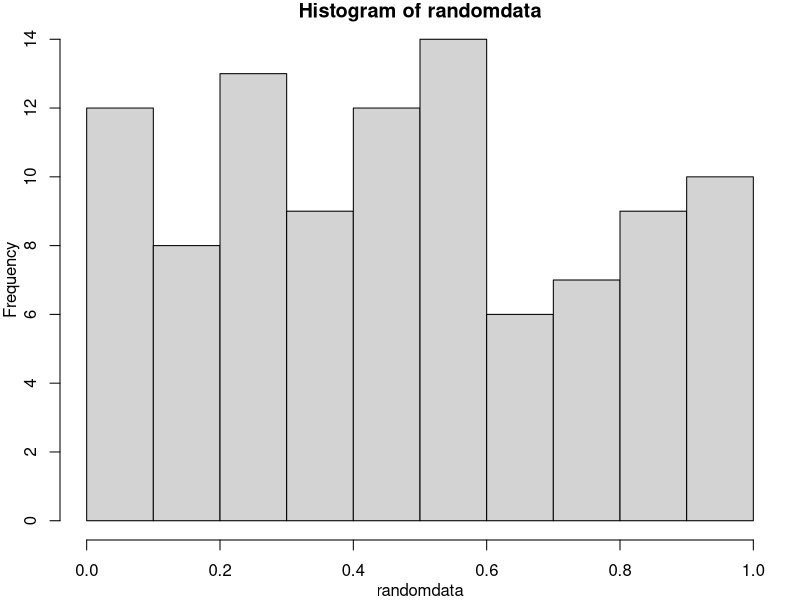
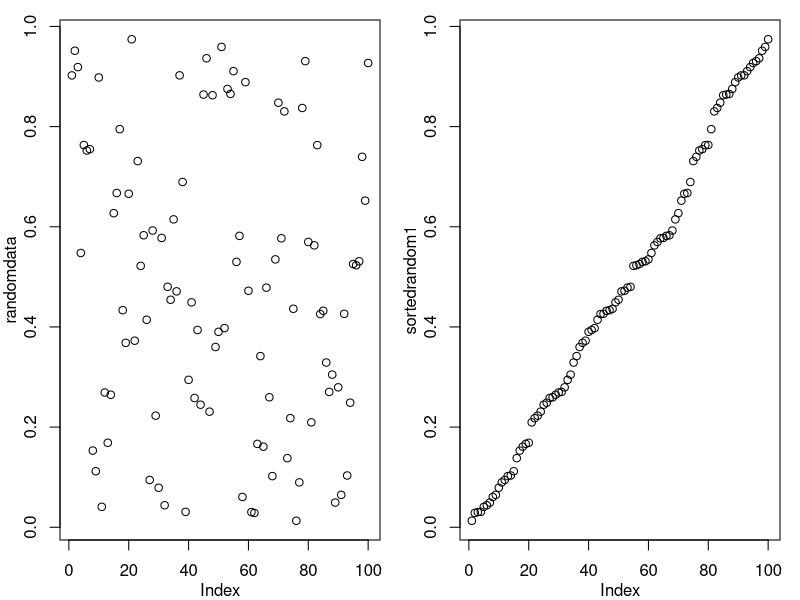

The R script that drew these images, in order:
## ---- chunk 1
#Lots of things you can do with numeric variables
x = 2
x

y = 2*x-3
y

paste("x=",x," 2*x-3=",y)

x = x+1
x

x = x-1
x

x = x*1.5
x

y = x**2
y

x = y**(1/2)
x

z = exp(1)
z

x = z/2
x

paste("exp(1)/2 =", x)
## ---- chunk 2
# this is a string...
DNA = "ACGGGAGGACGGGAAAATTACTACGGCATTAGC"

#single vs. double quotes
s = "string123"
#s2 = "string"123"  #what's happening here?  Fix the code. (uncomment the line to see the error)
s3 = 'string123'
s4 = 'string"123'  #what's happening here?  Fix the code.

# concatenate (join) strings
s = paste(s, s3)
s = cat(s, s) # what is s?

#Note: cat and paste have different return values. You can see what a command returns in the help page.
cat(s,s)  #same thing as above cat command, but we don't need the return value, so we don't catch it in a variable. This would be the normal way to use the cat command.

# nchar() finds string length
n = nchar(DNA)

# substrings give you part of a string. Start counting at 1
alphabet = "abcdefghijklmnopqrstuvwxyz"
substr(alphabet,3,5)

#Substitution demo
sub("A", "T", DNA)
gsub("A", "T", DNA)

# what does the g mean?
sub("GA", "CT", DNA) # what happens if I include multiple characters in the pattern?

# If I want to save the output
DNA2=gsub("A", "T",DNA)

#Translation demo
chartr("A", "T", DNA)
chartr("ACGT", "AAAA", DNA) # how is this different from substitution?
## ---- chunk 3
# Using string operations to answer a biological question
# What is the reverse complement of a DNA sequence?

# DNA = readline("Please enter a DNA sequence. I will return the reverse complement.\n\n")

DNA <- "GATTACA" # skipping the readline part to knit the website

# Print the DNA onto the screen
cat("\nHere is the starting DNA sequence:\n")
cat(DNA)
cat("\n\n")

# Calculate the reverse complement
#  Warning: this attempt will fail!
#
# First, copy the DNA into new variable revcom
# (short for REVerse COMplement)
# It doesn't matter if we first reverse the string and then
# do the complementation; or if we first do the complementation
# and then reverse the string.  We'll get the same result each time.
# So when we make the copy we'll do the reverse in the same statement.
#

revcom = paste(rev(strsplit(DNA, NULL)[[1]]), collapse="")

#
# Next substitute all bases by their complements,
# A->T, T->A, G->C, C->G
#

revcom = gsub("A","T", revcom)
revcom = gsub("T","A", revcom)
revcom = gsub("G","C", revcom)
revcom = gsub("C","G", revcom)

# Print the reverse complement DNA onto the screen
cat ("Here is the reverse complement DNA:\n")
cat(revcom)

#
# Oh-oh, that didn't work right!
# Our reverse complement should have all the bases in it, since the
# original DNA had all the bases-but ours only has A and G!
#
# Do you see why?


cat("\n\nThat was a bad algorithm, and the reverse complement was wrong!\n")
# readline("Press enter to try again\n\n")

# Make a new copy of the DNA (see why we saved the original?)
revcom = paste(rev(strsplit(DNA, NULL)[[1]]), collapse="")

revcom = chartr("ACGTacgt", "TGCAtgca", revcom)

#Print the reverse complement DNA onto the screen
cat ("Here is the reverse complement DNA:\n")
cat(revcom)
cat("\n\n")
cat("This time it worked!\n")
## ---- chunk 4
#Add your exercise code here. You can create your own code chunk by typing the text you see at the start "```{r}" and end "```" of the chunk, or by using the 'insert' button at the top of this editor tab

n1 <- readline("What is the first number?\n")
is(n1) #can we do math on this?
n1 <- as.numeric(n1) #coerce to numeric type

n2 <- as.numeric(readline("What is the second number?\n"))
# nesting functions works too.

# readline("What is the second number?\n") | as.numeric > n2


print(n1 + n2)
print(n1 * n2)
print(n1 / n2)

print(
  data.frame(sum = n1 + n2,
             product = n1 * n2,
             ratio = n1 / n2)
)

named_vec <- c(
  sum = n1 + n2,
  product = n1 * n2,
  ratio = n1 / n2
)

print(named_vec)
print(named_vec["ratio"])
named_vec["product"] <- -42
print(named_vec)
## ---- chunk 5
vector = c(1,2,3,4)
vector

x = c(1.2,2,54,6)
x

y = c(10,23.4,2,3)
y
## ---- chunk 6
# We can multiply two vectors element by element
print(x*y)

# Can also do a dot product of two vectors
x %*% y

#Note: In the console, you don't need to use print()
## ---- chunk 7
textvec=c("Patient1","Patient2","Patient3")
textvec
## ---- chunk 8
#Not compatible with arithmetic
#print(textvec * 2)  #gives an error
## ---- chunk 9

logicvec=c(TRUE,FALSE,TRUE,FALSE)
logicvec

#Can also write:
c(T,F,T,F)
## ---- chunk 10

textvec[1]
textvec[3]

#We can also simultaneously access multiple elements
textvec[1:2]
textvec[c(1,1,3,3)]

#The length command
length(textvec)

## ---- chunk 11
#R allows named elements
namedvec=c(firstcol=3, B=245, C=1212, lastelement=29.3)
namedvec

#We can then access the elements using the names
namedvec["firstcol"] * 10

#If we access an element with the wrong name we get NA
namedvec["asdf"]

#names() returns the vector of names
names(namedvec)
## ---- chunk 12
# 1 ----
radii <- c(5,10,20)
pi * radii * radii
pi * radii^2

pi * (radii - 2.1) ^2

# 2 ----
str(seq(from=1,to=100))
str(1:100)
identical(seq(from=1,to=100),1:100)
counter <- seq(1,100)
sum(counter)
sum(1:100)

# 3 ----
par(mar=c(3,3,1,1),mgp=2:0) #formatting the plots, ignore me

randomdata <- runif(100)
hist(randomdata)

sortedrandom1 <- sort(randomdata)
sortedrandom2 <- randomdata[order(randomdata)]
identical(sortedrandom1,sortedrandom2)

sortedindex <- order(randomdata)
sortedrandom3 <- randomdata[sortedindex]

all(sortedrandom1 == sortedrandom3)

par(mfrow=c(1,2)) #more plot formatting, ignore me again
plot(randomdata)
plot(sortedrandom1)
## ---- chunk 13

#Create with the matrix command
firstmat = matrix(c(1,2.3,3,4,5.3,6.4),nrow=2,ncol=3,dimnames = list(c("row1","row2"),c("col1","col2","col3")))
firstmat

#Values are given in the first argument, the dimensions in the 2nd/3rd argument, dimension names in the last argument

#We can extract whole rows and columns like this
firstmat[,1]  #first column. firstmat[,2] – second column
firstmat[1,]  #first row

#We can also access rows and columns by name
firstmat[,"col2"]

#We can access single elements or subsets of the matrix like this
firstmat[1,2]
firstmat[1:2,2:3]

## ---- chunk 14
# fiddling
matrix(1:10,nrow=2,ncol=5)
matrix(1:10,nrow=2,ncol=5,byrow=T)

# 1 ----
ourrandommat <- matrix(runif(30),nrow=10,ncol=3)
str(ourrandommat)
dim(ourrandommat)
colnames(ourrandommat) <- c("one",2,"the third")
rownames(ourrandommat) <- paste("row",seq(1,nrow(ourrandommat)))
dimnames(ourrandommat)
str(ourrandommat)
ourrandommat

mean(ourrandommat)

rowMeans(ourrandommat)
colMeans(ourrandommat)
